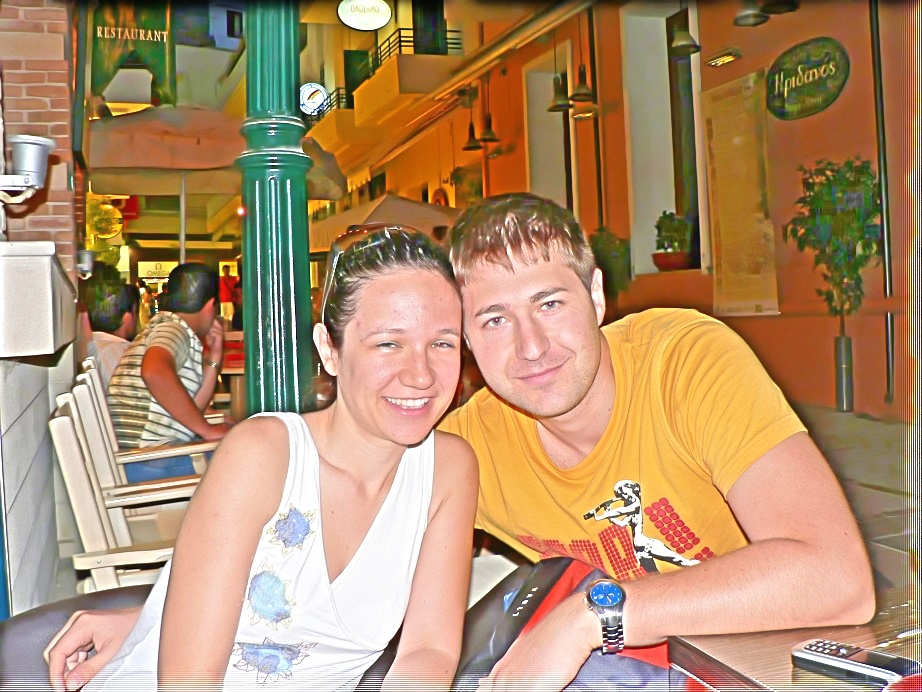
#> input picture pics/LIME_2.jpg, 922 x 692 px; its folder holds only this picture in this run
$ python enhance.py --filePath pics/LIME_2.jpg
#> lines starting #> are read from the running program, lines starting #| are printed output that depends on the picture
### LIME.py
import numpy as np
from scipy.fft import *
from skimage import exposure
from scipy.ndimage.filters import convolve
import cv2
from scipy.spatial import distance
from tqdm import trange
import bm3d

def ToeplitzFirstOrderDerivative(n, k=1):
    return -np.eye(n) + np.eye(n, k=k)

def toeplitizMatrix(row,col):
    dx = np.zeros((row, col))
    dy = np.zeros((row, col))
    dx[1, 0] = 1
    dx[1, 1] = -1
    dy[0, 1] = 1
    dy[1, 1] = -1

    return dx,dy

class LIME:
    # Initialization parameters
    def __init__(self, iter, alpha, rho, gamma, strategy, eps, sigma):
#> in main, opencv_image is the input picture: shape (692, 922, 3); mean B, G, R 107.7, 142, 177.1
        self.iter = iter
        self.alpha = alpha
        self.rho = rho
        self.gamma = gamma
        self.strategy = strategy
        self.eps = eps
        self.sigma = sigma

    # Load the image and normalize it to 0~1
    # Initialize Dx, Dy, DD
    def loadimage(self,img):

        # resize image if very large
        if img.shape[0]>1000 or img.shape[1]>1000:
            imh = int(img.shape[0]/img.shape[1]*1000)
            imw = 1000
            # print(imh,imw)
            img = cv2.resize(img,(imw,imh), interpolation=cv2.INTER_AREA)

        self.img = img
        self.L = img / 255.0
        self.row, self.col = self.L.shape[0], self.L.shape[1]

        # equation 2
        self.T_hat = np.max(self.L, axis=2)

        #  And D contains Dh and Dv , which are the Toeplitz matrices from the discrete gradient operators with forward difference.
        self.Dv = ToeplitzFirstOrderDerivative(self.row,k=1)
        # print(self.Dv)
        self.Dh = ToeplitzFirstOrderDerivative(self.col,k=-1)
        # print(self.Dh)
        self.W = self.Strategy()

    # [21 lines left out: functions gaussian_kernel, compute_weights, not called in this run]

    def Strategy(self):
        if self.strategy == 2:

            # strategy 2 : equation 21
            self.Wv = 1 / (np.abs(self.Dv @ self.T_hat) + 1)
            self.Wh = 1 / (np.abs(self.T_hat @ self.Dh) + 1)
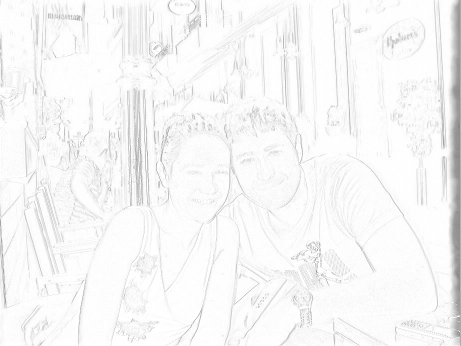
#> self.Wh: shape (692, 922) float64 (shown at 1/2 size); min 0.5, max 1, mean 0.966
            return np.vstack((self.Wv, self.Wh))
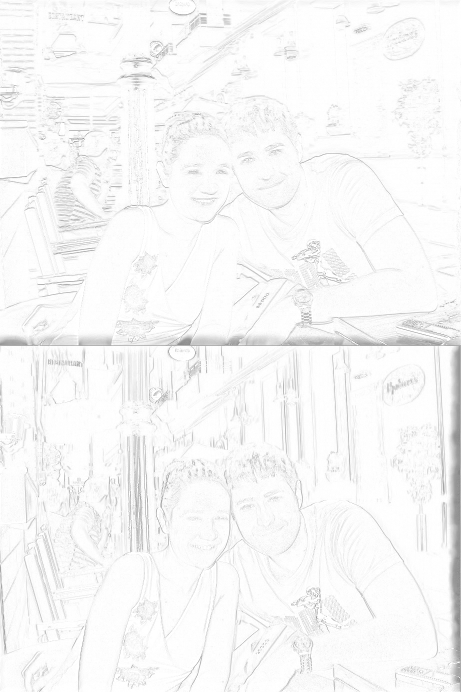
#> returned value: shape (1384, 922) float64 (shown at 1/2 size); min 0.5, max 1, mean 0.969
        elif self.strategy == 1:

            #strategy 1
            return np.ones((self.row * 2, self.col))
        else:

            #strategy 3
            self.kernel = self.gaussian_kernel(self.sigma)
            self.Wv = self.compute_weights(L = self.T_hat, Lp = self.Dv, kernel=self.kernel, eps=self.eps)
            self.Wh = self.compute_weights(L = self.T_hat, Lp = self.Dh, kernel=self.kernel, eps=self.eps)
            return np.vstack((self.Wv, self.Wh))

    # T subproblem
    def ProblemT(self, G, Z, miu):
        X = G - (Z / miu)
        Xv = X[:self.row, :]
        Xh = X[self.row:, :]

        dx,dy = toeplitizMatrix(self.row,self.col)
        # print(dx)
        # print(dy)
        dxf,dyf = fft2(dx),fft2(dy)
        # print(dxf)
        # print(dyf)

        # calculating using FFT
        DD = np.conj(dxf) * dxf + np.conj(dyf) * dyf

        # equation 13
        T = np.real(ifft2(fft2(2 * self.T_hat + miu * (self.Dv @ Xv + Xh @ self.Dh))/
                        (DD * miu + 2)))

        return exposure.rescale_intensity(T, (0, 1), (0.001, 1))

    # shrinkage operator
    def shrink(self, X, e):
        return np.sign(X) * np.maximum(np.abs(X) - e, 0)

    # G subproblem
    def ProblemG(self, T, Z, miu, W):

        # equation 15
        return self.shrink(np.vstack((self.Dv @ T, T @ self.Dh)) + Z / miu, self.alpha * W / miu)

    # Z subproblem
    def ProblemZ(self, T, G, Z, miu):
        return Z + miu * (np.vstack((self.Dv @ T, T @ self.Dh)) - G)

    # miu sub problem
    def ProblemMiu(self, miu):
        return miu * self.rho

    def run(self):
        # exact algorithm

        # initialize T, G, Z, Miu
        T = np.zeros((self.row, self.col))
        G = np.zeros((self.row * 2, self.col))
        Z = np.zeros((self.row * 2, self.col))
        miu = 1

        for i in trange(self.iter):
            T = self.ProblemT(G, Z, miu)
            G = self.ProblemG(T, Z, miu, self.W)
            Z = self.ProblemZ(T, G, Z, miu)
            miu = self.ProblemMiu(miu)
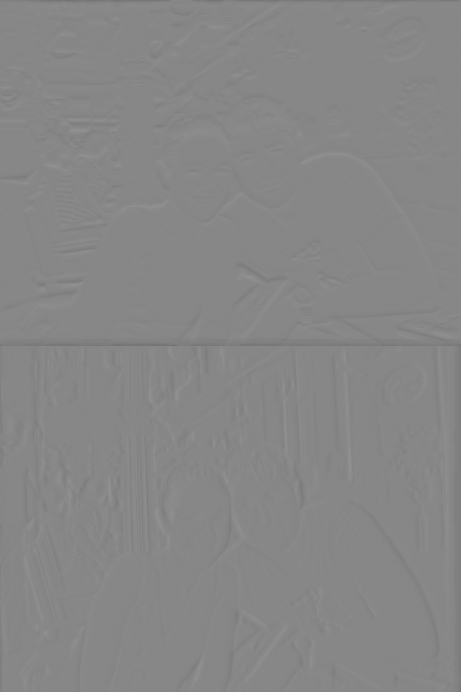
#> G: shape (1384, 922) float64 (shown at 1/2 size); min -1, max 0.888, mean -0.00105; drawn with min black and max white
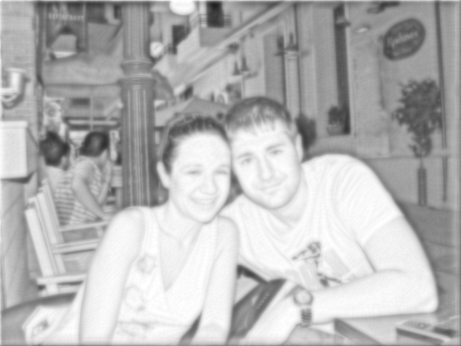
#> T: shape (692, 922) float64 (shown at 1/2 size); min 0.0373, max 1, mean 0.713
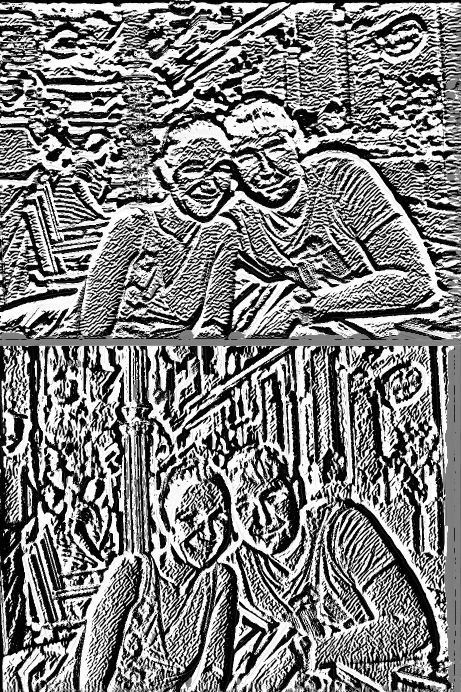
#> Z: shape (1384, 922) float64 (shown at 1/2 size); min -0.15, max 0.15, mean 0.00114; drawn with min black and max white

        self.T = T ** self.gamma
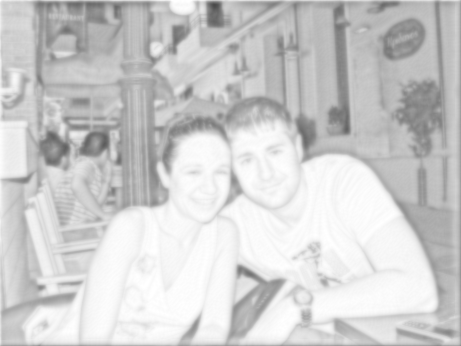
#> self.T: shape (692, 922) float64 (shown at 1/2 size); min 0.139, max 1, mean 0.808

        # equation 3
        self.T = np.repeat(self.T[..., None], 3, axis = -1)
#> self.T: shape (692, 922, 3) float64
        self.R = self.L / self.T
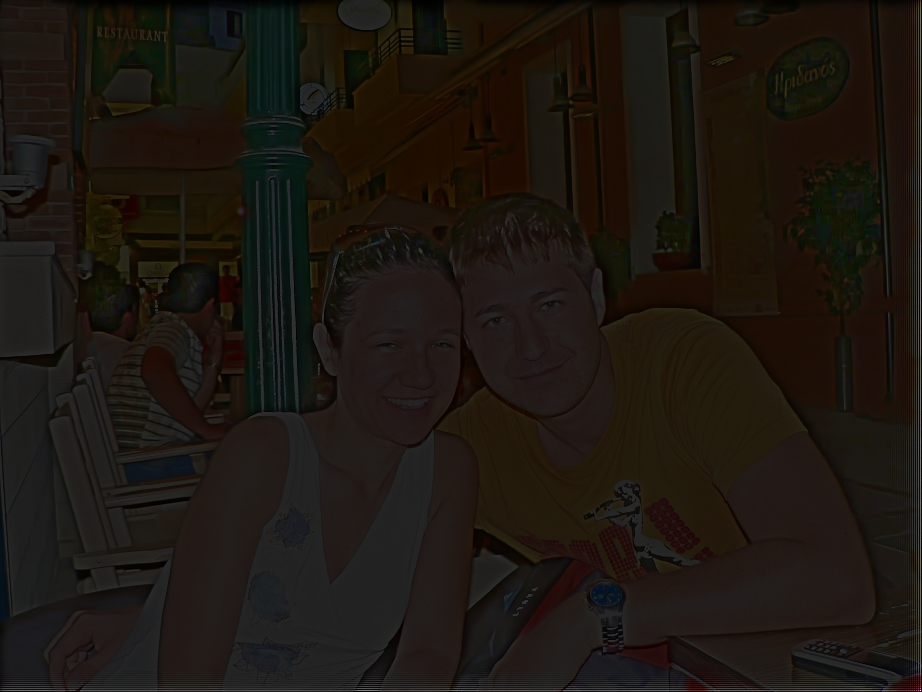
#> self.R: shape (692, 922, 3) float64; mean B, G, R 0.505, 0.678, 0.84; drawn with min black and max white

        # image denoising
        self.Rd = bm3d.bm3d(self.R, sigma_psd=30/255, stage_arg=bm3d.BM3DStages.HARD_THRESHOLDING)
        self.Rf = self.R*self.T+self.Rd*(1-self.T)

        return exposure.rescale_intensity(self.Rf,(0,1)) * 255

### enhance.py
import os
import cv2
from LIME import LIME
import argparse
from argparse import RawTextHelpFormatter

def main(args):
    # Initialize the LIME operator and load the image
    lime = LIME(iter=args.iterations,
                alpha=args.alpha,
                rho=args.rho,
                gamma=args.gamma,
                strategy=args.strategy,
                eps=args.epsilon,
                sigma=args.sigma)

    opencv_image = cv2.imread(args.filePath)
    lime.loadimage(opencv_image)
    #run
    R = lime.run()
    #save picture
    filename = os.path.split(args.filePath)[-1]
    savePath = f"./pics/LIME_{filename}"
    cv2.imwrite(savePath, R)

if __name__ == "__main__":
    parser = argparse.ArgumentParser(
        description="Python implementation of low-light image enhancement (LIME) techniques via illumination map estimation.",
        formatter_class=RawTextHelpFormatter
    )
    parser.add_argument("-f", '--filePath', default='./pics/2.jpg', type=str,
                        help="number of iterations to converge")
    parser.add_argument("-it", '--iterations', default=30, type=int,
                        help="number of iterations to converge")
    parser.add_argument("-alph", '--alpha', default=0.15, type=float,
                        help="the alpha balancing parameter")
    parser.add_argument("-rho", '--rho', default=1.1, type=float,
                        help="scaling factor for miu")
    parser.add_argument("-mu", "--miu", default=0.15, type=float,
                        help="positive penalty scalar.")
    parser.add_argument("-gm", '--gamma', default=0.6, type=float,
                        help=" the gamma correction factor")
    parser.add_argument("-st", "--strategy", default=2, type=int,
                        help="1: Strategy 1, 2: Strategy 2")
    parser.add_argument("-eps", "--epsilon", default=0.1, type=float,
                        help="constant to avoid computation instability.")
    parser.add_argument("-s", '--sigma', default=3, type=int,
                        help="Spatial standard deviation for spatial affinity based Gaussian weights.")

    args = parser.parse_args()
    # print(args)
    main(args)
#> (the call stopped at in run, `self.Rd = bm3d.bm3d(self.R, sigma_psd=30/255, stage_arg=bm3d.BM3DStage..`: bm3d is not available in this run)

$ run again, on pics/LIME_pic2.jpg
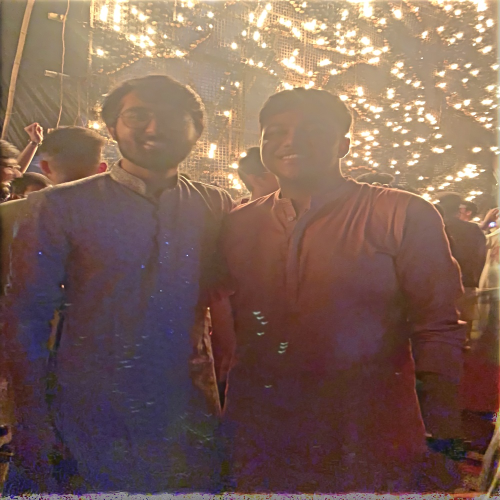
#> input picture pics/LIME_pic2.jpg, 1000 x 1000 px (shown at 1/2 size)
#> in main, opencv_image is the input picture: shape (1000, 1000, 3); mean B, G, R 85.5, 96.4, 124.2
#> after the loop in run, `for i in trange(self.iter):`:
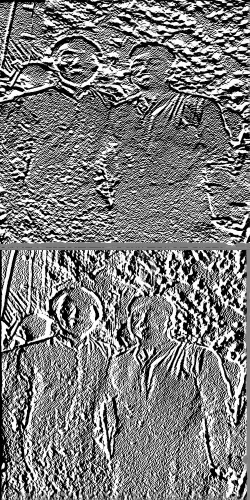
#> Z: shape (2000, 1000) float64 (shown at 1/4 size); min -0.15, max 0.15, mean -0.00346; drawn with min black and max white
#> in run, `self.R = self.L / self.T`:
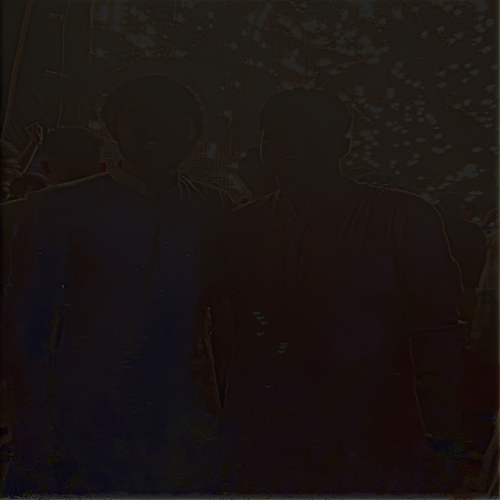
#> self.R: shape (1000, 1000, 3) float64 (shown at 1/2 size); mean B, G, R 0.509, 0.555, 0.73; drawn with min black and max white

$ run again, on pics/LIME_test2.JPG
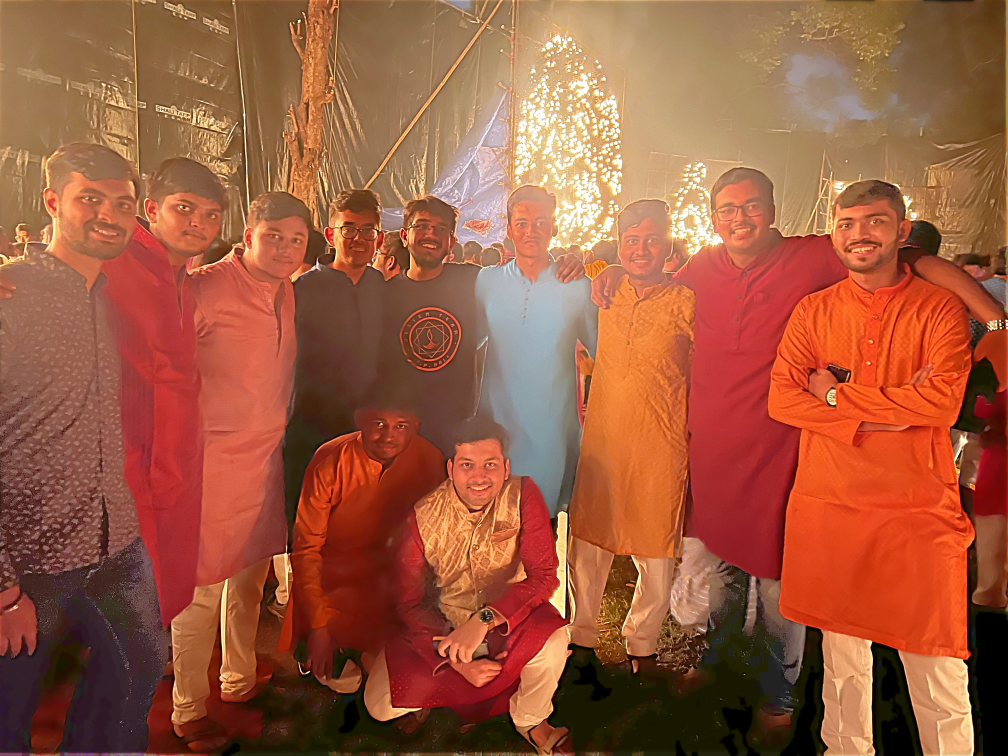
#> input picture pics/LIME_test2.JPG, 4032 x 3024 px (shown at 1/4 size)
#> in main, opencv_image is the input picture: shape (3024, 4032, 3); mean B, G, R 62.9, 89.9, 156.9
#> after the loop in run, `for i in trange(self.iter):`:
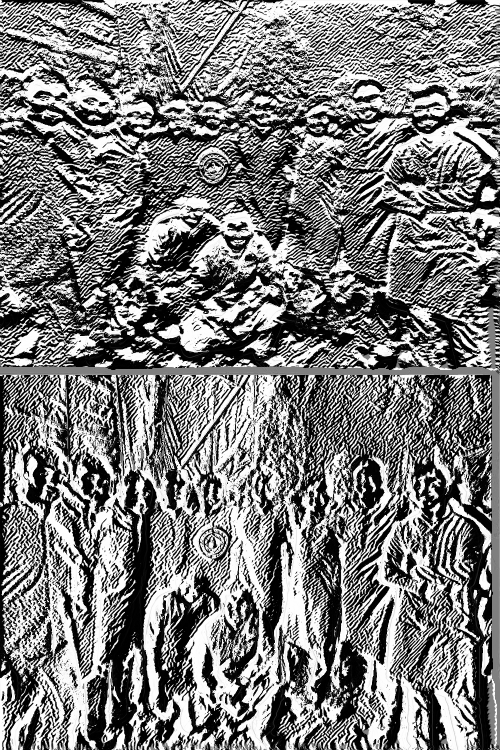
#> Z: shape (1500, 1000) float64 (shown at 1/2 size); min -0.15, max 0.15, mean -0.00284; drawn with min black and max white
#> in run, `self.R = self.L / self.T`:
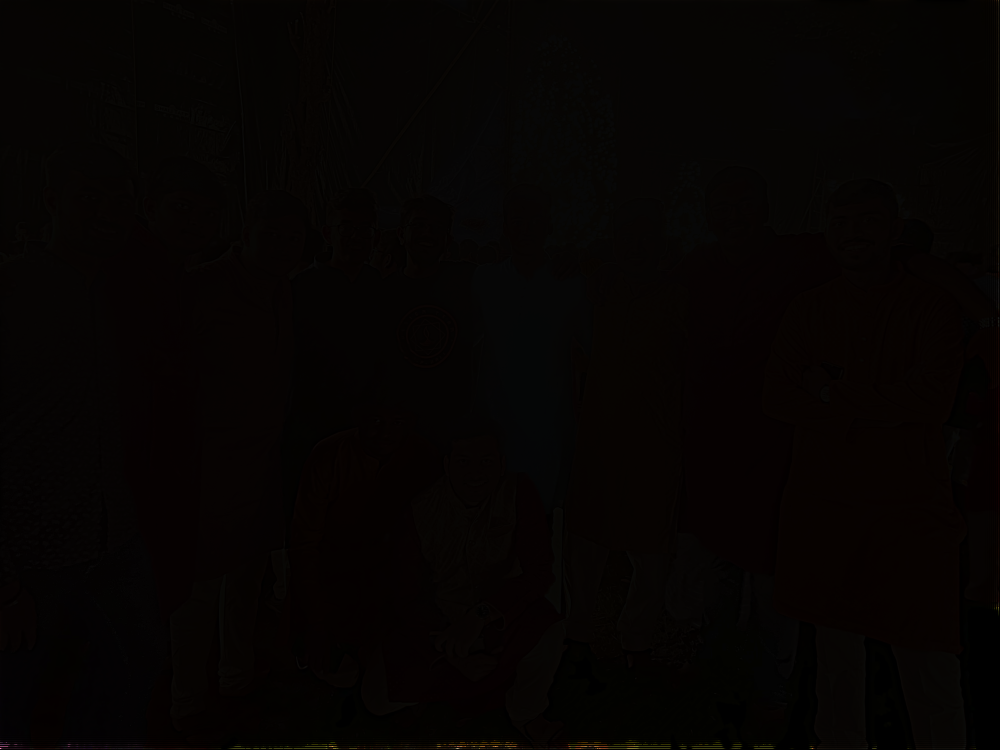
#> self.R: shape (750, 1000, 3) float64; mean of channels 0, 1, 2 0.3, 0.5, 0.8; drawn with min black and max white
